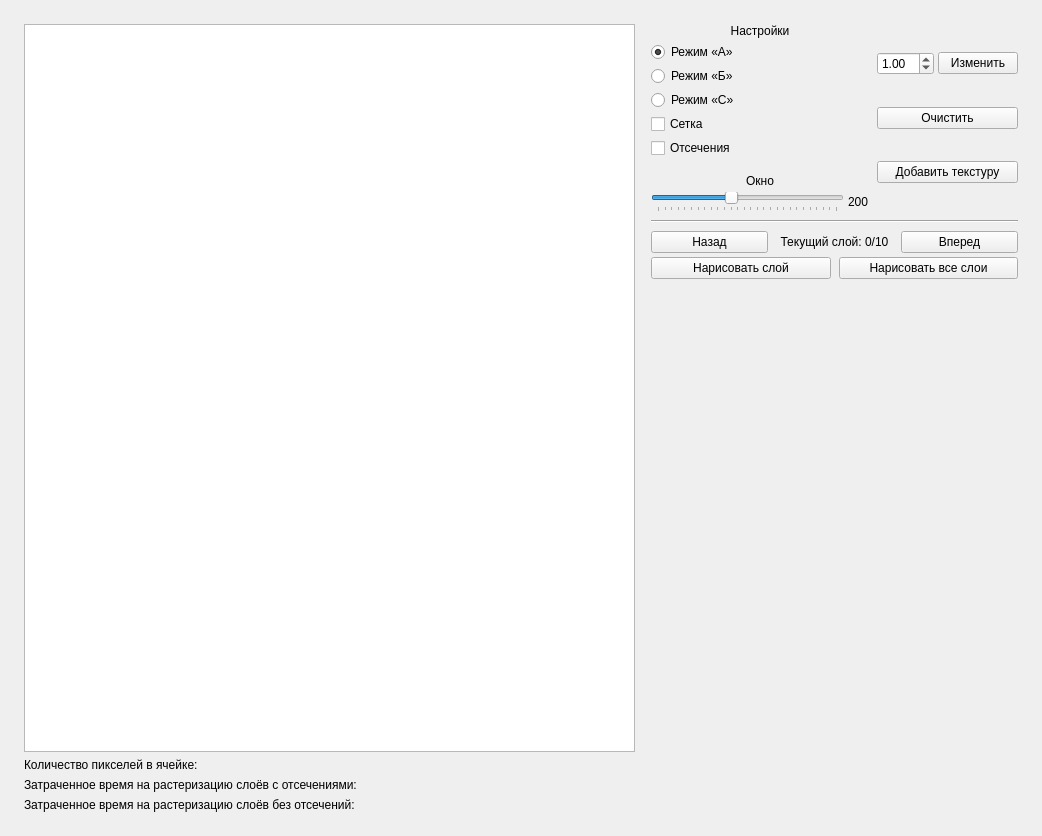
<?xml version="1.0" encoding="UTF-8"?>
<ui version="4.0">
 <class>MainWindow</class>
 <widget class="QMainWindow" name="MainWindow">
  <property name="geometry">
   <rect>
    <x>0</x>
    <y>0</y>
    <width>1042</width>
    <height>836</height>
   </rect>
  </property>
  <property name="font">
   <font>
    <family>Helvetica</family>
   </font>
  </property>
  <property name="windowTitle">
   <string>Задачи определения видимости и отсечения фигур на плоскости</string>
  </property>
  <widget class="QWidget" name="centralwidget">
   <layout class="QVBoxLayout" name="verticalLayout_2">
    <property name="leftMargin">
     <number>24</number>
    </property>
    <property name="topMargin">
     <number>24</number>
    </property>
    <property name="rightMargin">
     <number>24</number>
    </property>
    <property name="bottomMargin">
     <number>24</number>
    </property>
    <item>
     <layout class="QHBoxLayout" name="horizontalLayout_3" stretch="100,60">
      <property name="spacing">
       <number>16</number>
      </property>
      <property name="bottomMargin">
       <number>0</number>
      </property>
      <item>
       <widget class="QGraphicsView" name="mainGraphicsView"/>
      </item>
      <item>
       <layout class="QVBoxLayout" name="verticalLayout_7">
        <property name="spacing">
         <number>8</number>
        </property>
        <property name="sizeConstraint">
         <enum>QLayout::SetMinimumSize</enum>
        </property>
        <property name="leftMargin">
         <number>0</number>
        </property>
        <property name="bottomMargin">
         <number>0</number>
        </property>
        <item>
         <layout class="QHBoxLayout" name="horizontalLayout">
          <property name="spacing">
           <number>8</number>
          </property>
          <item>
           <layout class="QVBoxLayout" name="verticalLayout_4">
            <property name="spacing">
             <number>16</number>
            </property>
            <item>
             <layout class="QVBoxLayout" name="verticalLayout_8">
              <property name="spacing">
               <number>4</number>
              </property>
              <item>
               <widget class="QLabel" name="label_3">
                <property name="text">
                 <string>Настройки</string>
                </property>
                <property name="alignment">
                 <set>Qt::AlignCenter</set>
                </property>
               </widget>
              </item>
              <item>
               <widget class="QRadioButton" name="modeAlphaRadioButton">
                <property name="text">
                 <string>Режим «А»</string>
                </property>
                <property name="checked">
                 <bool>true</bool>
                </property>
                <attribute name="buttonGroup">
                 <string notr="true">modeButtonGroup</string>
                </attribute>
               </widget>
              </item>
              <item>
               <widget class="QRadioButton" name="modeBravoRadioButton">
                <property name="text">
                 <string>Режим «Б»</string>
                </property>
                <attribute name="buttonGroup">
                 <string notr="true">modeButtonGroup</string>
                </attribute>
               </widget>
              </item>
              <item>
               <widget class="QRadioButton" name="modeCharlieRadioButton">
                <property name="text">
                 <string>Режим «С»</string>
                </property>
                <attribute name="buttonGroup">
                 <string notr="true">modeButtonGroup</string>
                </attribute>
               </widget>
              </item>
              <item>
               <widget class="QCheckBox" name="gridCheckBox">
                <property name="text">
                 <string>Сетка</string>
                </property>
               </widget>
              </item>
              <item>
               <widget class="QCheckBox" name="overlapCheckBox">
                <property name="text">
                 <string>Отсечения</string>
                </property>
               </widget>
              </item>
             </layout>
            </item>
            <item>
             <layout class="QVBoxLayout" name="verticalLayout_6">
              <property name="spacing">
               <number>4</number>
              </property>
              <item>
               <widget class="QLabel" name="label">
                <property name="text">
                 <string>Окно</string>
                </property>
                <property name="alignment">
                 <set>Qt::AlignCenter</set>
                </property>
               </widget>
              </item>
              <item>
               <layout class="QHBoxLayout" name="horizontalLayout_7">
                <property name="spacing">
                 <number>4</number>
                </property>
                <item>
                 <widget class="QSlider" name="frameSizeSlider">
                  <property name="minimum">
                   <number>30</number>
                  </property>
                  <property name="maximum">
                   <number>300</number>
                  </property>
                  <property name="singleStep">
                   <number>10</number>
                  </property>
                  <property name="value">
                   <number>140</number>
                  </property>
                  <property name="tracking">
                   <bool>true</bool>
                  </property>
                  <property name="orientation">
                   <enum>Qt::Horizontal</enum>
                  </property>
                  <property name="tickPosition">
                   <enum>QSlider::TicksBelow</enum>
                  </property>
                 </widget>
                </item>
                <item>
                 <widget class="QLabel" name="frameSizeLabel">
                  <property name="text">
                   <string>200</string>
                  </property>
                 </widget>
                </item>
               </layout>
              </item>
             </layout>
            </item>
           </layout>
          </item>
          <item>
           <layout class="QVBoxLayout" name="verticalLayout_3" stretch="0,0,0,0">
            <property name="spacing">
             <number>4</number>
            </property>
            <item>
             <layout class="QHBoxLayout" name="horizontalLayout_2">
              <property name="spacing">
               <number>4</number>
              </property>
              <item>
               <widget class="QDoubleSpinBox" name="resizeDoubleSpinBox">
                <property name="maximum">
                 <double>10.000000000000000</double>
                </property>
                <property name="singleStep">
                 <double>0.100000000000000</double>
                </property>
                <property name="value">
                 <double>1.000000000000000</double>
                </property>
               </widget>
              </item>
              <item>
               <widget class="QPushButton" name="upscalePushButton">
                <property name="text">
                 <string>Изменить</string>
                </property>
               </widget>
              </item>
             </layout>
            </item>
            <item>
             <widget class="QPushButton" name="clearPushButton">
              <property name="text">
               <string>Очистить</string>
              </property>
             </widget>
            </item>
            <item>
             <widget class="QPushButton" name="texturePushButton">
              <property name="text">
               <string>Добавить текстуру</string>
              </property>
             </widget>
            </item>
            <item>
             <layout class="QHBoxLayout" name="horizontalLayout_8"/>
            </item>
           </layout>
          </item>
         </layout>
        </item>
        <item>
         <widget class="Line" name="line">
          <property name="orientation">
           <enum>Qt::Horizontal</enum>
          </property>
         </widget>
        </item>
        <item>
         <layout class="QVBoxLayout" name="verticalLayout_5" stretch="0,0,100">
          <property name="spacing">
           <number>4</number>
          </property>
          <item>
           <layout class="QHBoxLayout" name="horizontalLayout_5">
            <property name="spacing">
             <number>8</number>
            </property>
            <item>
             <widget class="QPushButton" name="backPushButton">
              <property name="text">
               <string>Назад</string>
              </property>
             </widget>
            </item>
            <item>
             <widget class="QLabel" name="currentLayerLabel">
              <property name="text">
               <string>Текущий слой: 0/10</string>
              </property>
              <property name="alignment">
               <set>Qt::AlignCenter</set>
              </property>
             </widget>
            </item>
            <item>
             <widget class="QPushButton" name="forwardPushButton">
              <property name="text">
               <string>Вперед</string>
              </property>
             </widget>
            </item>
           </layout>
          </item>
          <item>
           <layout class="QHBoxLayout" name="horizontalLayout_6">
            <property name="spacing">
             <number>8</number>
            </property>
            <item>
             <widget class="QPushButton" name="drawOnePushButton">
              <property name="text">
               <string>Нарисовать слой</string>
              </property>
              <property name="autoDefault">
               <bool>false</bool>
              </property>
              <property name="default">
               <bool>false</bool>
              </property>
             </widget>
            </item>
            <item alignment="Qt::AlignVCenter">
             <widget class="QPushButton" name="drawAllPushButton">
              <property name="text">
               <string>Нарисовать все слои</string>
              </property>
             </widget>
            </item>
           </layout>
          </item>
          <item>
           <layout class="QHBoxLayout" name="horizontalLayout_4">
            <property name="spacing">
             <number>0</number>
            </property>
           </layout>
          </item>
         </layout>
        </item>
       </layout>
      </item>
     </layout>
    </item>
    <item>
     <layout class="QVBoxLayout" name="verticalLayout">
      <item>
       <widget class="QLabel" name="countPixelsInCellLabel">
        <property name="text">
         <string>Количество пикселей в ячейке: </string>
        </property>
       </widget>
      </item>
      <item>
       <widget class="QLabel" name="timeSpentOverlapsLabel">
        <property name="text">
         <string>Затраченное время на растеризацию слоёв с отсечениями:</string>
        </property>
       </widget>
      </item>
      <item>
       <widget class="QLabel" name="timeSpentLabel">
        <property name="text">
         <string>Затраченное время на растеризацию слоёв без отсечений:</string>
        </property>
       </widget>
      </item>
     </layout>
    </item>
   </layout>
  </widget>
 </widget>
 <resources/>
 <connections/>
 <buttongroups>
  <buttongroup name="modeButtonGroup"/>
 </buttongroups>
</ui>
